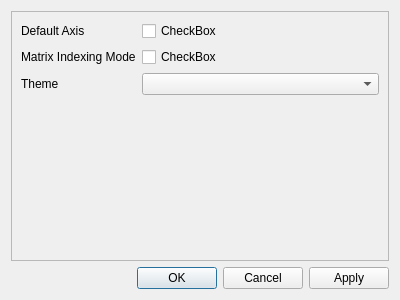
<?xml version="1.0" encoding="UTF-8"?>
<ui version="4.0">
 <class>Dialog</class>
 <widget class="QDialog" name="Dialog">
  <property name="geometry">
   <rect>
    <x>0</x>
    <y>0</y>
    <width>400</width>
    <height>300</height>
   </rect>
  </property>
  <property name="windowTitle">
   <string>Dialog</string>
  </property>
  <layout class="QVBoxLayout" name="verticalLayout">
   <item>
    <widget class="QFrame" name="frame">
     <property name="frameShape">
      <enum>QFrame::StyledPanel</enum>
     </property>
     <property name="frameShadow">
      <enum>QFrame::Raised</enum>
     </property>
     <layout class="QFormLayout" name="formLayout">
      <item row="0" column="0">
       <widget class="QLabel" name="labelAxis">
        <property name="text">
         <string>Default Axis</string>
        </property>
       </widget>
      </item>
      <item row="1" column="0">
       <widget class="QLabel" name="labelIndex">
        <property name="text">
         <string>Matrix Indexing Mode</string>
        </property>
       </widget>
      </item>
      <item row="2" column="0">
       <widget class="QLabel" name="labelTheme">
        <property name="text">
         <string>Theme</string>
        </property>
       </widget>
      </item>
      <item row="2" column="1">
       <widget class="QComboBox" name="comboBoxTheme"/>
      </item>
      <item row="0" column="1">
       <widget class="QCheckBox" name="checkBoxAxis">
        <property name="text">
         <string>CheckBox</string>
        </property>
       </widget>
      </item>
      <item row="1" column="1">
       <widget class="QCheckBox" name="checkBoxIndex">
        <property name="text">
         <string>CheckBox</string>
        </property>
       </widget>
      </item>
     </layout>
    </widget>
   </item>
   <item>
    <widget class="QDialogButtonBox" name="buttonBox">
     <property name="orientation">
      <enum>Qt::Horizontal</enum>
     </property>
     <property name="standardButtons">
      <set>QDialogButtonBox::Apply|QDialogButtonBox::Cancel|QDialogButtonBox::Ok</set>
     </property>
    </widget>
   </item>
  </layout>
 </widget>
 <resources/>
 <connections>
  <connection>
   <sender>buttonBox</sender>
   <signal>accepted()</signal>
   <receiver>Dialog</receiver>
   <slot>accept()</slot>
   <hints>
    <hint type="sourcelabel">
     <x>259</x>
     <y>288</y>
    </hint>
    <hint type="destinationlabel">
     <x>157</x>
     <y>274</y>
    </hint>
   </hints>
  </connection>
  <connection>
   <sender>buttonBox</sender>
   <signal>rejected()</signal>
   <receiver>Dialog</receiver>
   <slot>reject()</slot>
   <hints>
    <hint type="sourcelabel">
     <x>327</x>
     <y>288</y>
    </hint>
    <hint type="destinationlabel">
     <x>286</x>
     <y>274</y>
    </hint>
   </hints>
  </connection>
  <connection>
   <sender>checkBoxIndex</sender>
   <signal>toggled(bool)</signal>
   <receiver>Dialog</receiver>
   <slot>updateIndexCheckboxLabel(bool)</slot>
   <hints>
    <hint type="sourcelabel">
     <x>256</x>
     <y>76</y>
    </hint>
    <hint type="destinationlabel">
     <x>398</x>
     <y>158</y>
    </hint>
   </hints>
  </connection>
  <connection>
   <sender>checkBoxAxis</sender>
   <signal>toggled(bool)</signal>
   <receiver>Dialog</receiver>
   <slot>updateAxisCheckboxLabel(bool)</slot>
   <hints>
    <hint type="sourcelabel">
     <x>207</x>
     <y>45</y>
    </hint>
    <hint type="destinationlabel">
     <x>392</x>
     <y>59</y>
    </hint>
   </hints>
  </connection>
  <connection>
   <sender>buttonBox</sender>
   <signal>accepted()</signal>
   <receiver>Dialog</receiver>
   <slot>applyPreferences()</slot>
   <hints>
    <hint type="sourcelabel">
     <x>69</x>
     <y>273</y>
    </hint>
    <hint type="destinationlabel">
     <x>66</x>
     <y>295</y>
    </hint>
   </hints>
  </connection>
 </connections>
 <slots>
  <slot>updateAxisCheckboxLabel(bool)</slot>
  <slot>updateIndexCheckboxLabel(bool)</slot>
  <slot>applyPreferences()</slot>
 </slots>
</ui>
